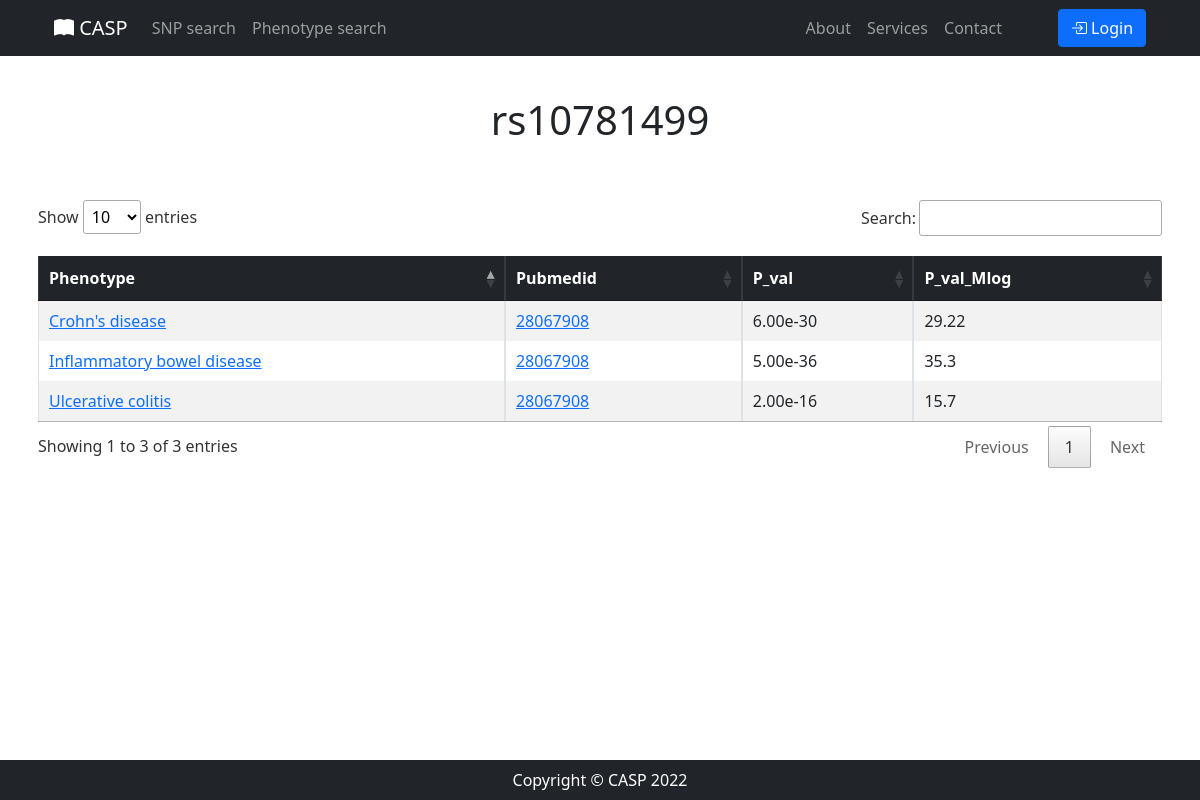
The app's page /snp/details/rs10781499/ with its own data.
### SNP_App/models.py (models this page shows)
class Association(models.Model):
    SNP = models.ForeignKey(SNP, on_delete=models.CASCADE)
    Disease_trait = models.ForeignKey(DiseaseTrait, on_delete=models.CASCADE)
    Reference = models.ForeignKey(Reference, on_delete=models.CASCADE)
    Pvalue = models.FloatField()
    Neglog10pvalue = models.FloatField()

### SNP_App/views.py (the view)
# urls.py: path('snp/details/<str:rsid>/', views.snp_details),
def snp_details(request, rsid):
    snp_query = Association.objects.filter(SNP_id=rsid)
    return render(request, 'snp_details.html', {'details': snp_query, 'rsid': rsid, 'title': rsid})

### SNP_App/templates/snp_details.html (shortened to what this page needs)
{% extends 'base.html' %}
{% block content %}
    <h1 class="mt-5 pt-5 mb-5 text-center"> {{ rsid }} </h1>
    <div class="container p-2 mb-5">
        <table id="snp_details_table" class="table table-striped table-bordered">
            <thead class="table-dark">
                <th> Phenotype </th>
                <th> Pubmedid </th>
                <th> P_val </th>
                <th> P_val_Mlog </th>
            </thead>
            <tbody>
                {% for detail in details %}
                    <tr>
                    <td><a target="_blank" rel="noopener noreferrer"
                           href="/phenotype/details/{{ detail.Disease_trait_id }}/">
                            {{ detail.Disease_trait_id }} </a></td>
                    <td> <a target="_blank" rel="noopener noreferrer"
                            href="https://pubmed.ncbi.nlm.nih.gov/{{ detail.Reference_id }}/">
                            {{ detail.Reference_id }} </a></td>
                    <td>{{ detail.Pvalue|stringformat:".2e" }}</td>
                    <td>{{ detail.Neglog10pvalue }}</td>
                    </tr>
                {% endfor %}
            </tbody>
        </table>
    </div>
{% endblock content %}

### records on screen
Association: Disease_trait_id "Crohn's disease", Reference_id "28067908", Pvalue "6.00e-30", Neglog10pvalue "29.22"
Association: Disease_trait_id "Ulcerative colitis", Reference_id "28067908", Pvalue "2.00e-16", Neglog10pvalue "15.7"
Association: Disease_trait_id "Inflammatory bowel disease", Reference_id "28067908", Pvalue "5.00e-36", Neglog10pvalue "35.3"

### other values on screen
{{ rsid }} "rs10781499"
